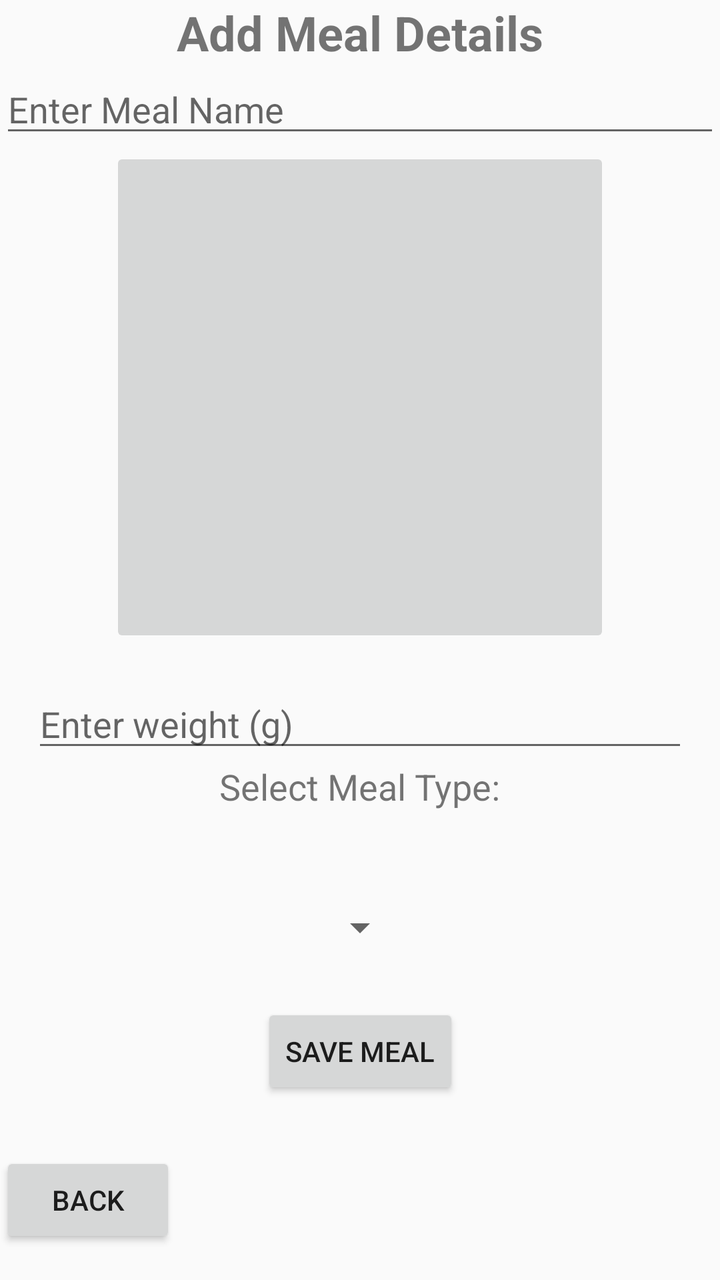
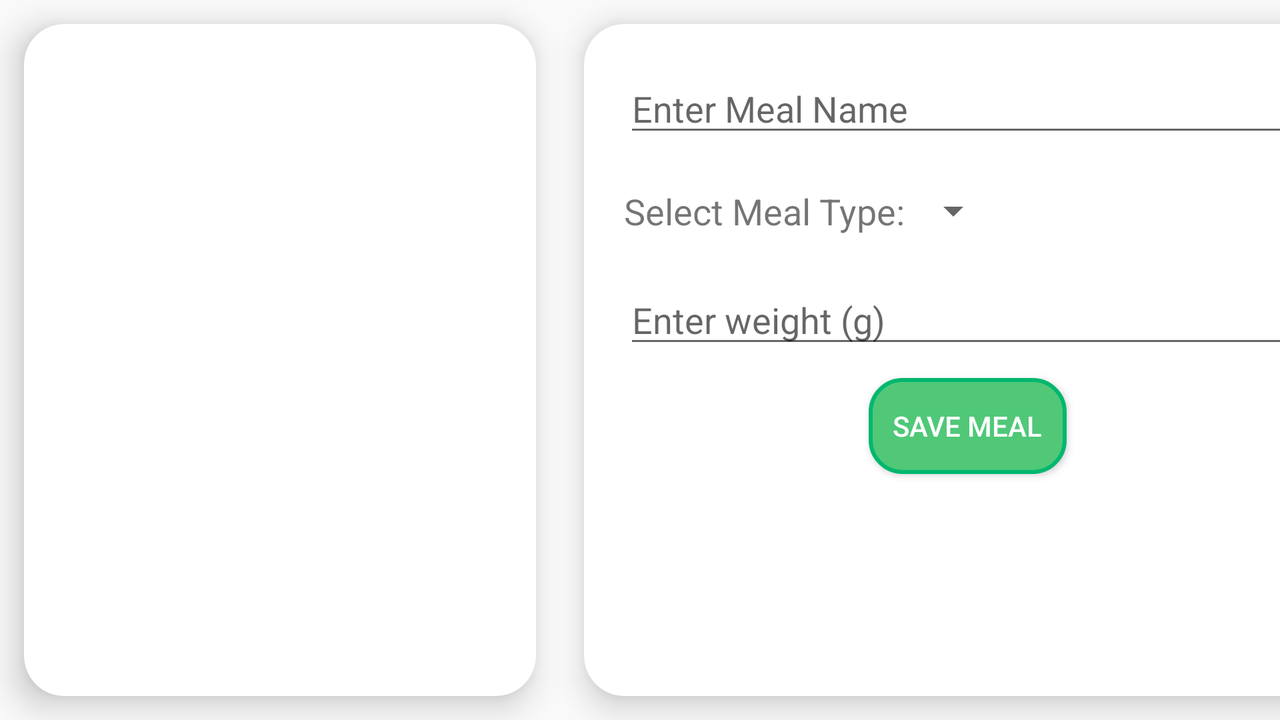

One screen, two layout resources from the same app: the default and the repository's alternative for another configuration. Each is rendered where Android would select it; the XML of both is given below.
<!-- AndroidManifest.xml: application theme Theme.FCM -->
<!-- res/layout/activity_meal_detail.xml -->
<?xml version="1.0" encoding="utf-8"?>
<androidx.constraintlayout.widget.ConstraintLayout xmlns:android="http://schemas.android.com/apk/res/android"
    xmlns:app="http://schemas.android.com/apk/res-auto"
    xmlns:tools="http://schemas.android.com/tools"
    android:layout_width="match_parent"
    android:layout_height="match_parent"
    tools:context=".MealDetailActivity">

    <TextView
        android:id="@+id/tt"
        android:layout_width="wrap_content"
        android:layout_height="wrap_content"
        android:text="Add Meal Details"
        android:textSize="24sp"
        android:textStyle="bold"
        app:layout_constraintBottom_toTopOf="@id/editTextMealName"
        app:layout_constraintEnd_toEndOf="parent"
        app:layout_constraintStart_toStartOf="parent"
        app:layout_constraintTop_toTopOf="parent" />

    <EditText
        android:id="@+id/editTextMealName"
        android:layout_width="match_parent"
        android:layout_height="wrap_content"
        android:hint="Enter Meal Name"
        android:inputType="text"
        app:layout_constraintTop_toBottomOf="@id/tt" />


    <ImageButton
        android:id="@+id/mealImageButton"
        android:layout_width="250dp"
        android:layout_height="250dp"
        android:contentDescription="Add or capture meal image"
        android:scaleType="centerCrop"
        app:layout_constraintBottom_toTopOf="@id/weightEditText"
        app:layout_constraintEnd_toEndOf="parent"
        app:layout_constraintStart_toStartOf="parent"
        app:layout_constraintTop_toBottomOf="@id/editTextMealName" />

    <EditText
        android:id="@+id/weightEditText"
        android:layout_width="0dp"
        android:layout_height="wrap_content"
        android:hint="Enter weight (g)"
        android:inputType="numberDecimal"
        app:layout_constraintTop_toBottomOf="@+id/mealImageButton"
        app:layout_constraintStart_toStartOf="parent"
        app:layout_constraintEnd_toEndOf="parent"
        android:layout_marginTop="16dp"
        android:layout_marginStart="16dp"
        android:layout_marginEnd="16dp" />


    <TextView
        android:id="@+id/ttt"
        android:layout_width="wrap_content"
        android:layout_height="wrap_content"
        android:text="Select Meal Type:"
        android:textSize="18sp"
        app:layout_constraintEnd_toEndOf="parent"
        app:layout_constraintStart_toStartOf="parent"
        app:layout_constraintTop_toBottomOf="@id/weightEditText" />

    <Spinner
        android:id="@+id/spinnerMealType"
        android:layout_width="wrap_content"
        android:layout_height="wrap_content"
        android:layout_marginTop="20dp"
        app:layout_constraintBottom_toTopOf="@id/buttonSaveMeal"
        app:layout_constraintEnd_toEndOf="parent"
        app:layout_constraintStart_toStartOf="parent"
        app:layout_constraintTop_toBottomOf="@id/ttt" />

    <Button
        android:id="@+id/buttonSaveMeal"
        android:layout_width="wrap_content"
        android:layout_height="wrap_content"
        android:text="Save Meal"
        app:layout_constraintBottom_toTopOf="@id/back_button"
        app:layout_constraintEnd_toEndOf="parent"
        app:layout_constraintStart_toStartOf="parent"
        app:layout_constraintTop_toBottomOf="@id/spinnerMealType" />


    <Button
        android:id="@+id/back_button"
        android:layout_width="wrap_content"
        android:layout_height="wrap_content"
        android:layout_margin="16dp"
        android:text="Back"
        app:layout_constraintBottom_toBottomOf="parent" />

</androidx.constraintlayout.widget.ConstraintLayout>
<!-- resources referenced by this layout -->
<resources>
  <style name="Theme.FCM" parent="Base.Theme.FCM" />
  <style name="Base.Theme.FCM" parent="Theme.AppCompat.Light.NoActionBar">
          
          
      </style>
</resources>
<!-- res/layout-land/activity_meal_detail.xml (the repository's variant of the layout above) -->
<!-- drawn on the phone turned sideways -->
<?xml version="1.0" encoding="utf-8"?>
<androidx.constraintlayout.widget.ConstraintLayout xmlns:android="http://schemas.android.com/apk/res/android"
    xmlns:app="http://schemas.android.com/apk/res-auto"
    xmlns:tools="http://schemas.android.com/tools"
    android:layout_width="match_parent"
    android:layout_height="match_parent"
    tools:context=".MealDetailActivity">

    
    <androidx.cardview.widget.CardView
        android:id="@+id/mealImageCardView"
        android:layout_width="0dp"
        android:layout_height="match_parent"
        android:layout_margin="12dp"
        app:cardCornerRadius="20dp"
        app:cardElevation="10dp"
        app:layout_constraintEnd_toStartOf="@+id/detailsCardView"
        app:layout_constraintStart_toStartOf="parent"
        app:layout_constraintTop_toTopOf="parent"
        app:layout_constraintBottom_toBottomOf="parent"
        app:layout_constraintWidth_percent="0.4">

        <ImageButton
            android:id="@+id/mealImageButton"
            android:layout_width="match_parent"
            android:layout_height="match_parent"
            android:background="@drawable/food"
            android:scaleType="fitXY"
            tools:srcCompat="@drawable/food" />
    </androidx.cardview.widget.CardView>

    
    <androidx.cardview.widget.CardView
        android:id="@+id/detailsCardView"
        android:layout_width="0dp"
        android:layout_height="match_parent"
        android:layout_margin="12dp"
        app:cardCornerRadius="20dp"
        app:cardElevation="10dp"
        app:layout_constraintStart_toEndOf="@+id/mealImageCardView"
        app:layout_constraintEnd_toEndOf="parent"
        app:layout_constraintTop_toTopOf="parent"
        app:layout_constraintBottom_toBottomOf="parent"
        app:layout_constraintWidth_percent="0.6">

        <LinearLayout
            android:layout_width="match_parent"
            android:layout_height="match_parent"
            android:layout_margin="10dp"
            android:orientation="vertical">

            <EditText
                android:id="@+id/editTextMealName"
                android:layout_width="match_parent"
                android:layout_height="wrap_content"
                android:layout_margin="10dp"
                android:hint="Enter Meal Name"
                android:inputType="text" />

            <LinearLayout
                android:layout_width="match_parent"
                android:layout_height="wrap_content"
                android:layout_margin="10dp"
                android:orientation="horizontal">

                <TextView
                    android:id="@+id/ttt"
                    android:layout_width="wrap_content"
                    android:layout_height="wrap_content"
                    android:layout_gravity="center"
                    android:text="Select Meal Type:"
                    android:textSize="18sp" />

                <Spinner
                    android:id="@+id/spinnerMealType"
                    android:layout_width="wrap_content"
                    android:layout_height="wrap_content"
                    android:layout_gravity="center" />
            </LinearLayout>

            <EditText
                android:id="@+id/weightEditText"
                android:layout_width="match_parent"
                android:layout_height="wrap_content"
                android:layout_margin="10dp"
                android:hint="Enter weight (g)"
                android:inputType="numberDecimal" />

            
            <Button
                android:id="@+id/buttonSaveMeal"
                android:layout_width="wrap_content"
                android:layout_height="wrap_content"
                android:background="@drawable/button_backg"
                android:textColor="@color/white"
                android:layout_gravity="center"
                android:text="Save Meal" />

            
            <ProgressBar
                android:id="@+id/progressBar"
                style="?android:attr/progressBarStyle"
                android:layout_width="wrap_content"
                android:layout_height="wrap_content"
                android:layout_gravity="right"
                android:indeterminateOnly="true"
                android:visibility="gone" />
        </LinearLayout>
    </androidx.cardview.widget.CardView>

</androidx.constraintlayout.widget.ConstraintLayout>
<!-- resources referenced by the variant -->
<!-- as the phone turned sideways resolves them -->
<resources>
  <color name="white">#FFFFFFFF</color>
  <!-- drawable button_backg (drawable) -->
  <shape xmlns:android="http://schemas.android.com/apk/res/android"
      android:shape="rectangle">
  
      
      <solid android:color="#50C878"/>
  
      
      <corners android:radius="16dp"/>
  
      
      <padding
          android:left="12dp"
          android:right="12dp"
          android:top="8dp"
          android:bottom="8dp" />
  
      
      <stroke
          android:width="2dp"
          android:color="#00B76F"/> 
  </shape>
  <style name="Theme.FCM" parent="Base.Theme.FCM" />
  <style name="Base.Theme.FCM" parent="Theme.AppCompat.Light.NoActionBar">
          
          
      </style>
</resources>
